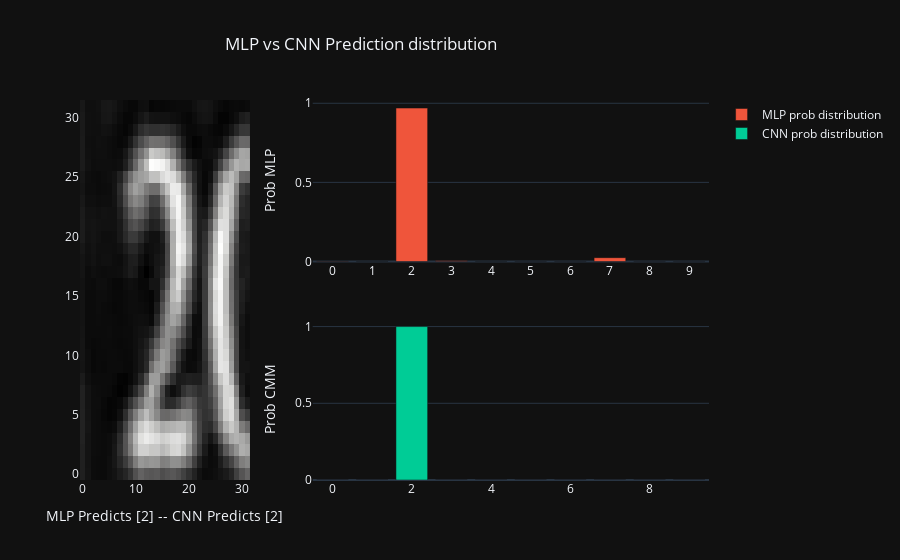

The notebook cell this image was saved under:
### Code cell
plot_pred_dist()

### Figure 1 — Plotly figure (JSON) as saved in the notebook; plotly's stock layout.template omitted (floating-point values rounded to 4 significant figures; data arrays with more than 128 entries replaced by an {"elided": "..."} marker saying what was removed)
{"data": [{"colorscale": [[0, "rgb(0, 0, 0)"], [0.09091, "rgb(16, 16, 16)"], [0.1818, "rgb(38, 38, 38)"], [0.2727, "rgb(59, 59, 59)"], [0.3636, "rgb(81, 80, 80)"], [0.4545, "rgb(102, 101, 101)"], [0.5455, "rgb(124, 123, 122)"], [0.6364, "rgb(146, 146, 145)"], [0.7273, "rgb(171, 171, 170)"], [0.8182, "rgb(197, 197, 195)"], [0.9091, "rgb(224, 224, 223)"], [1, "rgb(254, 254, 253)"]], "name": "Image", "showscale": false, "transpose": true, "type": "heatmap", "xaxis": "x", "yaxis": "y", "z": {"elided": "32x32 float values"}}, {"name": "MLP prob distribution", "type": "bar", "x": [0, 1, 2, 3, 4, 5, 6, 7, 8, 9], "xaxis": "x2", "y": [0.001266, 0.0001296, 0.9697, 0.004505, 6.831e-05, 2.401e-06, 1.498e-05, 0.02428, 2.926e-06, 2.104e-05], "yaxis": "y2"}, {"name": "CNN prob distribution", "type": "bar", "x": [0, 1, 2, 3, 4, 5, 6, 7, 8, 9], "xaxis": "x3", "y": [2.21e-27, 1.805e-22, 1, 1.046e-23, 6.912e-27, 3.884e-35, 6.013e-37, 4.166e-21, 2.034e-28, 6.858e-24], "yaxis": "y3"}, {"colorscale": [[0, "rgb(0, 0, 0)"], [0.09091, "rgb(16, 16, 16)"], [0.1818, "rgb(38, 38, 38)"], [0.2727, "rgb(59, 59, 59)"], [0.3636, "rgb(81, 80, 80)"], [0.4545, "rgb(102, 101, 101)"], [0.5455, "rgb(124, 123, 122)"], [0.6364, "rgb(146, 146, 145)"], [0.7273, "rgb(171, 171, 170)"], [0.8182, "rgb(197, 197, 195)"], [0.9091, "rgb(224, 224, 223)"], [1, "rgb(254, 254, 253)"]], "name": "Image", "showscale": false, "transpose": true, "type": "heatmap", "xaxis": "x", "yaxis": "y", "z": {"elided": "32x32 float values"}}], "layout": {"title": {"text": "MLP vs CNN Prediction distribution", "x": 0.25}, "xaxis": {"anchor": "y", "domain": [0, 0.27], "title": {"text": "MLP Predicts [2] -- CNN Predicts [2] "}}, "xaxis2": {"anchor": "y2", "domain": [0.37, 1], "dtick": 1}, "xaxis3": {"anchor": "y3", "domain": [0.37, 1]}, "yaxis": {"anchor": "x", "domain": [0, 1]}, "yaxis2": {"anchor": "x2", "domain": [0.575, 1], "title": {"text": "Prob MLP"}}, "yaxis3": {"anchor": "x3", "domain": [0, 0.425], "title": {"text": "Prob CMM"}}}}
